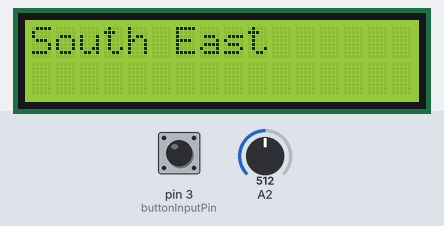
Simulated run of this sketch. Board: Arduino Mega 2560, built with avr-gcc and run on an emulated ATmega2560. Shown: 16×2 character LCD. The test bench sets the inputs (shaded band); at power-on: A2 = 512, pin 3 (buttonInputPin) HIGH.

Above: at 1.2 s.
1.3 s: A2 set to 327
At 2.4 s:
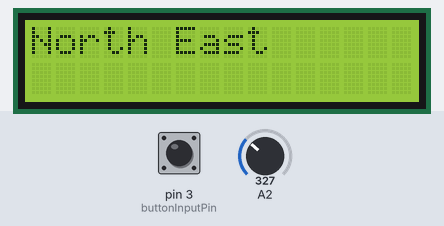
4.3 s: pin 3 (buttonInputPin) pulled LOW for 0.3 s
At 5.2 s:
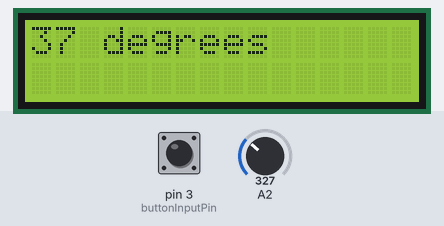
6.1 s: A2 set to 347
At 7.4 s:
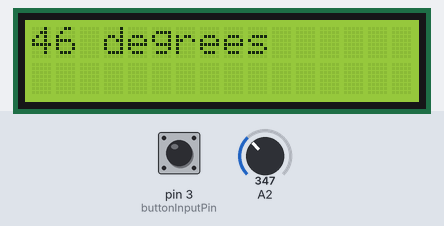
7.7 s: A2 set to 237
At 8.9 s:
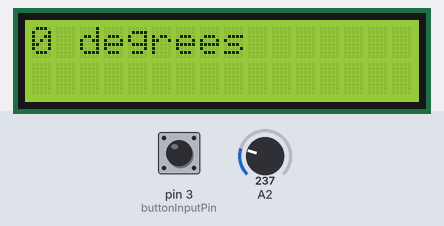
10.7 s: pin 3 (buttonInputPin) pulled LOW for 1 s
At 11.5 s:
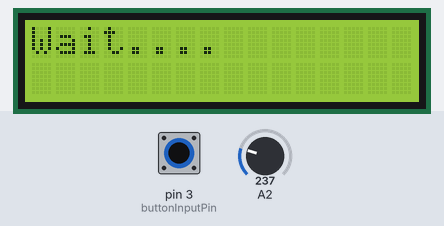
13.2 s: A2 set to 257
At 14.3 s:
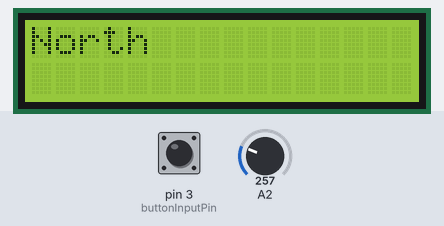
Timing chart, 0 to 15.8 s (numbered marks = the images above; inputs shaded):
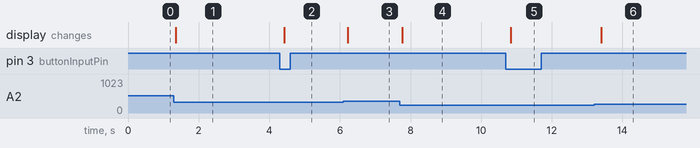

Measured:
- after the input at 1.3 s, the display: changes after 0.05 s (image 1)
- after the input at 4.3 s, the display: changes after 0.13 s (image 2)
- after the input at 6.1 s, the display: changes after 0.12 s (image 3)
- after the input at 7.7 s, the display: changes after 0.06 s (image 4)
- after the input at 10.7 s, the display: changes after 0.14 s (image 5)
- after the input at 13.2 s, the display: changes after 0.19 s (image 6)

The sketch:

Week8_Task_2.ino
```cpp
#include <LiquidCrystal.h>

LiquidCrystal lcd(37, 36, 35, 34, 33, 32);

const int buttonInputPin = 3;
volatile boolean buttonPressed;
String windDirection;
int buttonState = 0;
int previousButtonState = 0;
bool displayDirection = true;
int degree_Value;

void setup() {
  lcd.begin(16, 2);

  pinMode(A2, INPUT);
  pinMode(buttonInputPin, INPUT_PULLUP);
}

void loop() {
  buttonState = digitalRead(buttonInputPin);

  if (buttonState != previousButtonState) {
    if (buttonState == LOW) {
      displayDirection = !displayDirection;
      lcd.clear();
    }
  }
  previousButtonState = buttonState;

  //delay(1000);
  float analog_Value = analogRead(A2);
  float voltage_Value = 5 * analog_Value / 1023;

   if (voltage_Value < 1.2) {
      degree_Value = 0;
    } else{
      degree_Value = ((voltage_Value - 1.2) / 3.8) * 360;
    }


  if (displayDirection) {
    lcd.setCursor(0, 0);

    if (voltage_Value <= 1.19) {
      windDirection = "Wait....";
    } else if (degree_Value >= 337.5 || (degree_Value > -1 && degree_Value <= 22.4)) {
      windDirection = "North";
    } else if (degree_Value > 22.4 && degree_Value <= 67.5) {
      windDirection = "North East";
    } else if (degree_Value > 67.5 && degree_Value <= 112.5) {
      windDirection = "East";
    } else if (degree_Value > 112.5 && degree_Value <= 157.5) {
      windDirection = "South East";
    } else if (degree_Value > 157.5 && degree_Value <= 202.5) {
      windDirection = "South";
    } else if (degree_Value > 202.5 && degree_Value <= 247.5) {
      windDirection = "South West";
    } else if (degree_Value > 247.5 && degree_Value <= 292.5) {
      windDirection = "West";
    } else {
      windDirection = "North West";
    }

    lcd.clear();
    lcd.print(windDirection);
  } else {
    lcd.clear();
    lcd.setCursor(0, 0);
    lcd.print(degree_Value);
    lcd.print(" degrees");
  }

  lcd.setCursor(20, 1);
  lcd.print(voltage_Value);
   lcd.print("V");
  lcd.print(" : ");
  lcd.print(degree_Value);
   lcd.print("Deg.");

  delay(250);
}
```
